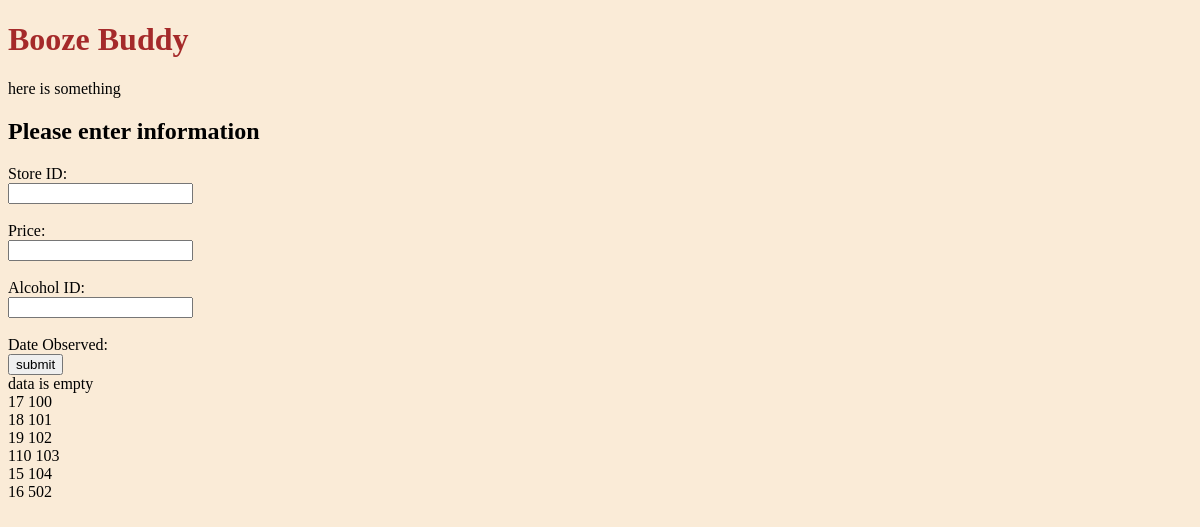
The page /app/add.php on the database its author committed.
### tables this page shows
CREATE TABLE Store_Bev
(
	StoreID int NOT NULL,
	Price int,
	AlcID int NOT NULL,
	 
	PRIMARY KEY (StoreID, AlcID),
	FOREIGN KEY (AlcID) REFERENCES Alcohol(AlcID),
	FOREIGN KEY (StoreID) REFERENCES Store(StoreID)
);

### app/add.php (the view, shortened to what this page needs)
 <!DOCTYPE html>
<html lang="en">
    <link rel="stylesheet" href="styles.css">
    <body>
        <header>
            <h1>Booze Buddy</h1>
        </header>
        <main>
            <?php
                $host = "localhost";
                $user = "root";
                $password = "";
                $dbname = "boozebuddy";
                try {
                    echo 'here is something';
                    $conn = new mysqli($host, $user, $password, $dbname);
                } catch (PDOException $e) {
                    echo 'Connection Failed: ' . $e->getMessage();
                }
            ?>
            <h2> Please enter information </h2>
            <form action="<?php echo $_SERVER['PHP_SELF'];?>" method="post">
                <label for="storeID"> Store ID: </label>
                <br>
                <input type="text" id="StoreID">
                <br><br>
                <label for="price"> Price: </label>
                <br>
                <input type="text" id="Price">
                <br><br>
                <label for="alcoholID"> Alcohol ID: </label>
                <br>
                <input type="text" id="AlcID">
                <br><br>
                <label for="date"> Date Observed: </label>
                <br>
                <input type="submit" value="submit">
            </form>
            <?php
                $StoreID = $_REQUEST['StoreID'];
                $Price = $_REQUEST['Price'];
                $AlcID = $_REQUEST['AlcID'];
                $EnterStoreID = $_POST['StoreID'];
                $sql = "INSERT INTO Store_Bev (StoreID) VALUES ('$EnterStoreID')";
                if (empty($AlcID) || empty($StoreID) || empty($Price)) {
                    echo "data is empty<br>";
                } else {
                    if($conn->query($sql) ===TRUE) {
                        echo "Records entered succesfully";
                    } else {
                        echo "ERROR: " . $sql . "<br>" . $conn->error;
                    }
                }
            ?>
            <?php
                $sql = "SELECT storeID, price, alcID FROM Store_Bev";
                $result = $conn->query($sql);
                if ($result->num_rows > 0) {
                  while($row = $result->fetch_assoc(PDO::FETCH_ASSOC)) {
                    echo "<tr><td>" . htmlspecialchars($row["storeID"]) . "</td><td>" . $row["price"]. " " . $row["alcID"]. "<br>";
                  }
                } else {
                  echo "0 results";
                }
            ?>
        </main>
    </body>
</html>

### app/styles.css (style rules this page uses)
html { background-color: antiquewhite; }
h1 { color: brown; font-size: 30; align-content: center; }

### rows shown on the page
store_bev: StoreID "1", Price "7", AlcID "100"
store_bev: StoreID "1", Price "8", AlcID "101"
store_bev: StoreID "1", Price "9", AlcID "102"
store_bev: StoreID "1", Price "10", AlcID "103"
store_bev: StoreID "1", Price "5", AlcID "104"
store_bev: StoreID "1", Price "6", AlcID "502"
